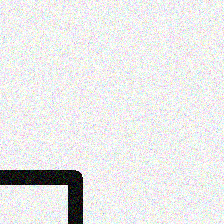
#> input picture Data/Dataset/line_aug_0249.png, 224 x 224 px; its folder holds only this picture in this run
$ python Labeling.py
#> lines starting #> are read from the running program, lines starting #| are printed output that depends on the picture; after the words box and inside, x2 and y2 are one past the last pixel; in counts of white or black regions, pixels touching at a corner belong together; long printed decimals are rounded
#> in label, img is the input picture: shape (224, 224, 3); mean B, G, R 232, 232.1, 232
#| Immagine 0: line_aug_0249.png | shape=(224, 224, 3), dtype=uint8
### ML/Utils.py
import cv2
import os
import numpy as np

# --- Funzione per la scala di grigi ---
def get_mask(image):
    gray = cv2.cvtColor(image, cv2.COLOR_BGR2GRAY)
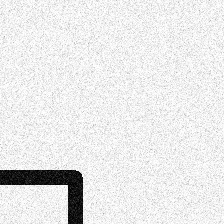
#> gray: shape (224, 224); min 0, max 255, mean 232.1
    _, mask = cv2.threshold(gray, 0, 255, cv2.THRESH_BINARY_INV + cv2.THRESH_OTSU)
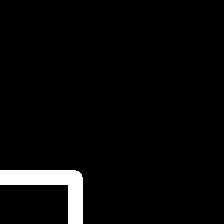
#> mask: shape (224, 224); 3.6% white; 1 white region, box (x1, y1, x2, y2) and area: (0, 170, 83, 224) 1811
    return mask

def canonical_mask(img):
    if img is None:
        return None

    img_224 = cv2.resize(
        img,
        (224, 224),
        interpolation=cv2.INTER_NEAREST,
    )

    return get_mask(img_224)


# [16 lines left out: functions preprocess, normalize_error, not called in this run]

# --- Funzioni per recuperare le immagini ---
def img_grab(base_dir=None, quantity="all", folders = None):
    if folders is None:
        folders=["Dataset", "ti"]

    if base_dir is None:
        base_dir = os.path.dirname(os.path.abspath(__file__))

    image_paths = []

    for folder in folders:
        dataset_dir = os.path.join(base_dir, "..", "Data", folder)

        for filename in sorted(os.listdir(dataset_dir)):
            if filename.lower().endswith(".png"):
                image_paths.append(
                    (filename, os.path.join(dataset_dir, filename))
                )

        if quantity != "all":
            image_paths = image_paths[:quantity]

    return image_paths

### ML/Labeling.py
import cv2
import os
import numpy as np
import pandas as pd

import Utils as ut

# --- Costanti e Parametri ---
HEIGHT = 224
WIDTH = 224
BLACK_THRESHOLD = 60                # Grayscale threshold for line detection (0-255)
BASE = os.path.dirname(os.path.abspath(__file__))
FOLDERS = ["Dataset"]


center = (WIDTH // 2, HEIGHT // 2)
offset = int(HEIGHT // 4)
tolerance_x = max(2, WIDTH // 20)   # Horizontal tolerance for centroid (minimum 2 pixels)
tolerance_y = max(2, HEIGHT // 15)  # Vertical tolerance for centroid (minimum 2 pixels)

# --- Definizione ROI ---
zones = {
    "top":          (center[1] - int(1.5*offset) - tolerance_y, center[1] - int(1.5*offset) + tolerance_y),   # Upper zone
    "center_above": (center[1] + int(0.5*offset) - tolerance_y, center[1] + int(0.5*offset)+ tolerance_y),    # Middle zone above
    "center_below": (center[1] - int(0.5*offset) - tolerance_y, center[1] - int(0.5*offset) + tolerance_y),   # Middle zone below
    "bottom":       (center[1] + int(1.5*offset) - tolerance_y, center[1] + int(1.5*offset) + tolerance_y),   # Lower zone
}
weights = {"top": 0.15, "center_below": 0.25, "center_above": 0.25, "bottom": 0.35}  # Zone weights (bottom zone most important)


# --- Funzione per il calcolo del centroide (baricentro) ---
def find_centroid(mask_roi):
    ys, xs = np.where(mask_roi > 0) # Get all pixel coordinates where mask is non-zero
    if len(xs) == 0:                # If no pixels found
        return None                 # Return None (no line detected)
    cx = int(xs.mean())             # Calculate mean x coordinate of line pixels
    cy = int(ys.mean())             # Calculate mean y coordinate of line pixels
    return (cx, cy)                 # Return centroid coordinates

# --- Funzione per il calcolo del centroide (baricentro) ---
def compute_final_error(mask):
    results = {}                                                        # Dictionary to store results for each zone
    for name, (y1, y2) in zones.items():                                # Iterate through each zone (top, center, bottom)
        y1c, y2c = max(0, y1), min(mask.shape[0], y2)                   # Clip zone boundaries to valid image range
        roi_mask = mask[y1c:y2c, :]                                     # Extract region of interest for this zone
        centroid = find_centroid(roi_mask)                              # Find centroid of line in this zone
        if centroid is not None:                                        # If line was detected in this zone
            cx, cy_local = centroid                                     # Get local centroid coordinates
            cy_full = cy_local + y1c                                    # Convert local y to full image coordinates
            error = cx - center[1]                                      # Calculate horizontal error (positive = right, negative = left)
            results[name] = {"cx": cx, "cy": cy_full, "error": error}   # Store results for this zone
        else:
            results[name] = None                                        # Mark zone as "no line detected"
#> this loop made 4 passes
#> (cy in find_centroid, cy_local, cy_full, error) on pass 4: (9, 9, 191, -51)
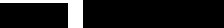
#> roi_mask: shape (28, 224); 9.9% white; 1 white region, box (x1, y1, x2, y2) and area: (0, 0, 83, 28) 624
#> after the loop, results = 4 items

    total_error = 0.0                                                       # Accumulator for weighted error sum
    total_weight = 0.0                                                      # Accumulator for total weight
    for name, r in results.items():                                         # Iterate through all zone results
        if r is not None:                                                   # If line was detected in this zone
            total_error += r["error"] * weights[name]                       # Add weighted error
            total_weight += weights[name]                                   # Add weight
#> this loop made 4 passes
#> (name, r, total_error, total_weight) on pass 4: ('bottom', {'cx': 61, 'cy': 191, 'error': -51}, -17.85, 0.35)
#> (name, r) on passes 1 to 3: ('top', None), ('center_above', None), ('center_below', None)
#> after the loop, total_error = -17.85; total_weight = 0.35
    final_error = total_error / total_weight if total_weight > 0 else None  # Calculate weighted average error
#> final_error = -51

    return final_error, results                                             # Return final error and all zone results

def label(items=None):
    rows = []
    if items is None:
        items = ut.img_grab(folders = FOLDERS)
    for idx, (filename, image_path) in enumerate(items):
        img = cv2.imread(str(image_path), cv2.IMREAD_COLOR)

        if img is None:
            print(f"[SKIP] Impossibile caricare: {image_path}")
            continue

        print(
            f"Immagine {idx}: {filename} | "
            f"shape={img.shape}, dtype={img.dtype}"
        )

        mask = ut.canonical_mask(img)
        final_error, results = compute_final_error(mask)
#> final_error = -51; results = 4 items


        print(f"Image {idx}: Final Error = {final_error}")
#| Image 0: Final Error = -51.0
        rows.append({
            "Id": idx,
            "Image": filename,
            "Final Error": final_error,
            "Top Zone": results.get("top"),
            "Center Above Zone": results.get("center_above"),
            "Center Below Zone": results.get("center_below"),
            "Bottom Zone": results.get("bottom"),
        })

    df = pd.DataFrame(rows)
#> df = table of 1 rows and 7 columns
    df.to_csv(os.path.join(BASE, "labeled_dataset.csv"), index=False)                 # <-- altrimenti perdi tutto
    print(df.head())
#> (printed output is left out)
    return df
                                              # Append results to DataFrame


if __name__ == "__main__":
    label()

$ run again, on Data/Dataset/line_aug_1029.png
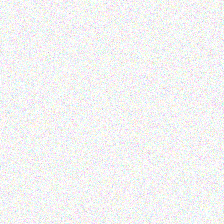
#> input picture Data/Dataset/line_aug_1029.png, 224 x 224 px
#> in label, img is the input picture: shape (224, 224, 3); mean B, G, R 243.8, 243.8, 243.7
#| Immagine 0: line_aug_1029.png | shape=(224, 224, 3), dtype=uint8
#> in get_mask, `_, mask = cv2.threshold(gray, 0, 255, cv2.THRESH_BINARY_INV + cv2.THRE..`:
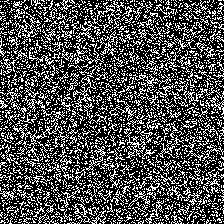
#> mask: shape (224, 224); 31% white in thin lines or dots
#> the loop in compute_final_error, `for name, (y1, y2) in zones.items():` made 4 passes
#> (centroid, cy_full, error) on passes 1 to 4: ((109, 13), 27, -3), ((112, 13), 139, 0), ((113, 13), 83, 1), ((113, 13), 195, 1)
#> after the loop in compute_final_error, `for name, (y1, y2) in zones.items():`:
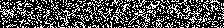
#> roi_mask: shape (28, 224); 30.8% white in thin lines or dots
#> after the loop in compute_final_error, `for name, (y1, y2) in zones.items():`: results = 4 items
#> the loop in compute_final_error, `for name, r in results.items():` made 4 passes
#> (name, r, total_error, total_weight) on passes 1 to 4: ('top', {'cx': 109, 'cy': 27, 'error': -3}, -0.45, 0.15), ('center_above', {'cx': 112, 'cy': 139, 'error': 0}, -0.45, 0.4), ('center_below', {'cx': 113, 'cy': 83, 'error': 1}, -0.2, 0.65), ('bottom', {'cx': 113, 'cy': 195, 'error': 1}, 0.15, 1)
#> after the loop in compute_final_error, `for name, r in results.items():`: total_error = 0.15; total_weight = 1
#> in compute_final_error, `final_error = total_error / total_weight if total_weight > 0 else None`: final_error = 0.15
#> in label, `final_error, results = compute_final_error(mask)`: results = 4 items
#| Image 0: Final Error = 0.15
#> df = table of 1 rows and 7 columns
#> (printed output is left out)
